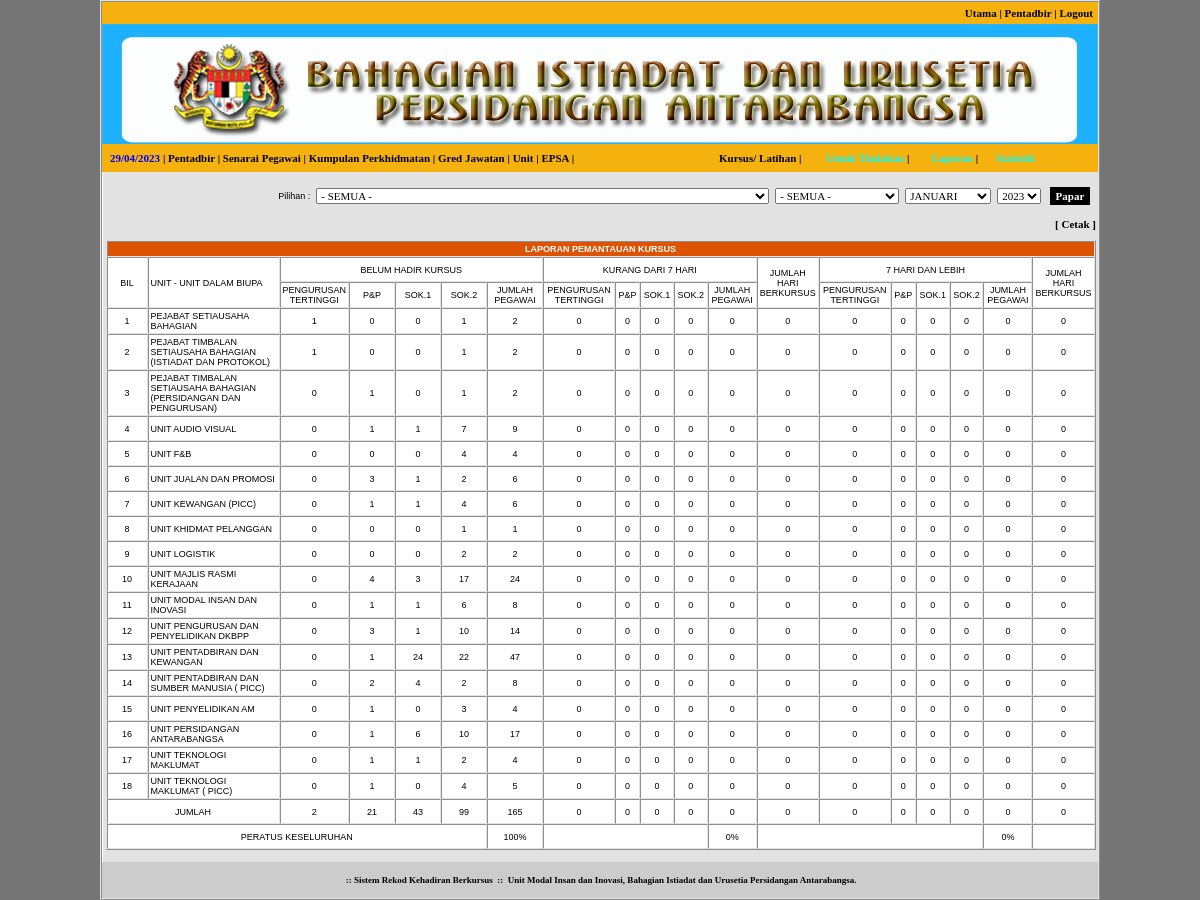
The page /admin/index.php?modul=statistik&menu=hari (signed in) on the database its author committed.
### tables this page shows
CREATE TABLE IF NOT EXISTS `bahagian` (
  `bids` varchar(32) NOT NULL,
  `bdelete` int(1) NOT NULL DEFAULT '1',
  `bahagian` varchar(255) NOT NULL
);

### inc/fungsi.php (called while the page is built, shortened)
<?php
function output1($str) {
	if(!get_magic_quotes_gpc()) {
		$str = stripslashes($str);
	}
	return $str;
}
function kosong($no, $n) {
  return str_pad((int) $no, $n, "0", STR_PAD_LEFT);
}
function bulan($i) {
	$ar1 = array("01","02","03","04","05","06","07","08","09","10","11","12");
	$ar2 = array("JANUARI","FEBRUARI","MAC","APRIL","MEI","JUN","JULAI","OGOS","SEPTEMBER","OKTOBER","NOVEMBER","DISEMBER");
	return str_replace($ar1,$ar2,$i);
}
?>

### tmp/admin/stat_hari.php (the view, shortened to what this page needs)
<table width="995" cellspacing="0" cellpadding="2" border="0">
    <tr>
        <td align="center" valign="top" bgcolor="#E2E2E2">
            <br />
            <?php
			if (!empty($_POST['bahagian'])) { $bahagian = $_POST['bahagian']; }
			else { $bahagian = "ALL"; }
			if (!empty($_POST['status'])) { $status = $_POST['status']; }
			else { $status = "ALL"; }
			if (!empty($_POST['bulan'])) { $bulan = $_POST['bulan']; }
			else { $bulan = 1; }
			if (!empty($_POST['tahun'])) { $tahun = $_POST['tahun']; }
			else { $tahun = date("Y"); }
			?>
            <table width="990" border="0" cellspacing="0" cellpadding="3">
          	<form id="kursus" name="kursus" method="post" action="index.php?modul=statistik&amp;menu=hari">
              <tr bgcolor="#E2E2E2">
                <td width="729" align="right">Pilihan :</td>
                <td width="41" align="right"><select name="bahagian" id="bahagian">
                  <option value="">- SEMUA -</option>
				  <?php
				  $sa = "SELECT * FROM bahagian WHERE bdelete = 1 ORDER BY bahagian ASC";
				  $da = mysql_query($sa);
				  while ($ta = mysql_fetch_array($da)) {
					  if ($ta['bids'] == $bahagian) { $select = 'selected="selected"'; }
					  else { $select = ""; }
					  ?>
                  <?php
				  }
				  ?>
                </select></td>
                <td width="41" align="right"><select name="status" id="status">
                  <option value="">- SEMUA -</option>
                </select></td>
                <td width="41" align="right"><select name="bulan" id="bulan">
                  <?php
				  for ($i = 1; $i <= 12; $i++) {
					  if (kosong($i,2) == $bulan) { $select = 'selected="selected"'; }
					  else { $select = ""; }
					?>
                  	<option value="<?php echo $i; ?>" <?php echo $select; ?>><?php echo bulan(kosong($i,2)); ?></option>
                  <?php
				  }
				  ?>
                </select></td>
                <td width="41" align="center"><select name="tahun" id="tahun">
                	<?php
					for ($i = date("Y")+1; $i >= 2010; $i--) {
						if ($tahun == $i) { $select = 'selected="selected"'; }
						else { $select = ""; }
						?>
                        <option value="<?php echo $i; ?>" <?php echo $select; ?>><?php echo $i; ?></option>
                    <?php
					}
					?>
                </select></td>
                <td width="61" align="center"><input type="submit" name="Submit" id="Submit" value=" Papar " class="button" /></td>
              </tr>
          	</form>
            </table>
          <br />
          <div align="right" class="text1">
             [ <a href="cetak.php?menu=hari<?php if ($bahagian != "ALL") { echo "&bahagian=".$bahagian; } ?><?php if ($status != "ALL") { echo "&status=".$status; } ?>&bulan=<?php echo $bulan; ?>&tahun=<?php echo $tahun; ?>">Cetak</a> ]
          </div>
          <br />
          <table width="990" border="1" cellspacing="0" cellpadding="2" class="text9">
            <tr class="text2">
              <td colspan="19" align="center" valign="middle" bgcolor="#DE5302">LAPORAN PEMANTAUAN KURSUS</td>
            </tr>
            <tr>
              <td width="35" rowspan="2" align="center" valign="middle">BIL</td>
              <td width="126" rowspan="2" align="left" valign="middle">UNIT - UNIT DALAM BIUPA</td>
              <td colspan="5" height="25" align="center" valign="middle">BELUM HADIR KURSUS</td>
              <td colspan="5" align="center" valign="middle">KURANG DARI 7 HARI</td>
              <td width="50" rowspan="2" align="center" valign="middle">JUMLAH HARI BERKURSUS</td>
              <td colspan="5" align="center" valign="middle">7 HARI DAN LEBIH</td>
              <td width="50" rowspan="2" align="center" valign="middle">JUMLAH HARI BERKURSUS</td>
            </tr>
            <tr>
              <td width="40" height="25" align="center" valign="middle">PENGURUSAN<br />
              TERTINGGI</td>
              <td width="40" align="center" valign="middle">P&amp;P</td>
              <td width="40" align="center" valign="middle">SOK.1</td>
              <td width="40" align="center" valign="middle">SOK.2</td>
              <td width="50" align="center" valign="middle">JUMLAH <br />
              PEGAWAI</td>
              <td align="center" valign="middle">PENGURUSAN<br />
TERTINGGI</td>
              <td align="center" valign="middle">P&amp;P</td>
              <td align="center" valign="middle">SOK.1</td>
              <td align="center" valign="middle">SOK.2</td>
              <td align="center" valign="middle">JUMLAH <br />
              PEGAWAI</td>
              <td align="center" valign="middle">PENGURUSAN<br />
TERTINGGI</td>
              <td align="center" valign="middle">P&amp;P</td>
              <td align="center" valign="middle">SOK.1</td>
              <td align="center" valign="middle">SOK.2</td>
              <td align="center" valign="middle">JUMLAH <br />
              PEGAWAI</td>
            </tr>
            <?php
			$s = "SELECT * FROM user
				WHERE ulevel <> 1
				AND usah = 1
				AND udelete = 1
			";
			$s .= "ORDER BY unokp ASC";
			$d = mysql_query($s);
			$staff = mysql_num_rows($d);
			$sa = "SELECT * FROM bahagian
				WHERE bdelete = 1
			";
			$sa .= "ORDER BY bahagian ASC";
			$da = mysql_query($sa);
			$tpt1 = 0;
			$tpt2 = 0;
			$tpt3 = 0;
			$tpp1 = 0;
			$tpp2 = 0;
			$tpp3 = 0;
			$tsp1 = 0;
			$tsp2 = 0;
			$tsp3 = 0;
			$tsk1 = 0;
			$tsk2 = 0;
			$tsk3 = 0;
			$ttk2 = 0;
			$ttk3 = 0;
			while ($ta = mysql_fetch_array($da)) {
				$n = $n + 1;
				$pt1 = 0;
				$pt2 = 0;
				$pt3 = 0;
				$pp1 = 0;
				$pp2 = 0;
				$pp3 = 0;
				$sp1 = 0;
				$sp2 = 0;
				$sp3 = 0;
				$sk1 = 0;
				$sk2 = 0;
				$sk3 = 0;
				$tk2 = 0;
				$tk3 = 0;
				?>
                <tr>
                  <td height="25" align="center" valign="middle"><?php echo $n; ?></td>
                  <td align="left" valign="middle"><?php echo output1($ta['bahagian']); ?></td>
                  <?php
				  $s = "SELECT u.*, p.*
				  	FROM user AS u, kumpulan AS p
				  	WHERE u.pids = p.pids
					AND p.kumpulan = 'PENGURUSAN TERTINGGI'
					AND u.ulevel <> 1
					AND u.usah = 1
					AND u.udelete = 1
					AND u.bids = '" . input2($ta['bids']) . "'
					ORDER BY u.unokp ASC
				  ";
				  $d = mysql_query($s);
				  while ($t = mysql_fetch_array($d)) {
					  $kursus = 0;
					  $sesi = 0;
					  $kendiri = 0;
						$total = $kursus + $sesi + $kendiri;
						if ($total < 1) {
							$pt1 = $pt1 + 1;
							$tpt1 = $tpt1 + 1;
						}
						elseif ($total >= 1 && $total < 43) {
							$pt2 = $pt2 + 1;
							$tpt2 = $tpt2 + 1;
							$tk2 = $tk2 + $total;
							$ttk2 = $ttk2 + floor($total / 6);
						}
						elseif ($total >= 43 ) {
							$pt3 = $pt3 + 1;
							$tpt3 = $tpt3 + 1;
							$tk3 = $tk3 + $total;
							$ttk3 = $ttk3 + floor($total / 6);
						}
				  }
				  $s = "SELECT u.*, p.*
				  	FROM user AS u, kumpulan AS p
				  	WHERE u.pids = p.pids
					AND p.kumpulan = 'PENGURUSAN &amp; PROFESIONAL'
					AND u.ulevel <> 1
					AND u.usah = 1
					AND u.udelete = 1
					AND u.bids = '" . input2($ta['bids']) . "'
					ORDER BY u.unokp ASC
				  ";
				  $d = mysql_query($s);
				  while ($t = mysql_fetch_array($d)) {
					  $kursus = 0;
					  $sesi = 0;
					  $kendiri = 0;
						$total = $kursus + $sesi + $kendiri;
						if ($total < 1) {
							$pp1 = $pp1 + 1;
							$tpp1 = $tpp1 + 1;
						}
						elseif ($total >= 1 && $total < 43) {
							$pp2 = $pp2 + 1;
							$tpp2 = $tpp2 + 1;
							$tk2 = $tk2 + $total;
							$ttk2 = $ttk2 + floor($total / 6);
						}
						elseif ($total >= 43 ) {
							$pp3 = $pp3 + 1;
							$tpp3 = $tpp3 + 1;
							$tk3 = $tk3 + $total;
							$ttk3 = $ttk3 + floor($total / 6);
						}
				  }
				  $s = "SELECT u.*, p.*
				  	FROM user AS u, kumpulan AS p
				  	WHERE u.pids = p.pids
					AND p.kumpulan = 'SOKONGAN I'
					AND u.ulevel <> 1
					AND u.usah = 1
					AND u.udelete = 1
					AND u.bids = '" . input2($ta['bids']) . "'
					ORDER BY u.unokp ASC
				  ";
				  $d = mysql_query($s);
				  while ($t = mysql_fetch_array($d)) {
					  $kursus = 0;
					  $sesi = 0;
					  $kendiri = 0;
						$total = $kursus + $sesi + $kendiri;
						if ($total < 1) {
							$sp1 = $sp1 + 1;
							$tsp1 = $tsp1 + 1;
						}
						elseif ($total >= 1 && $total < 43) {
							$sp2 = $sp2 + 1;
							$tsp2 = $tsp2 + 1;
							$tk2 = $tk2 + $total;
							$ttk2 = $ttk2 + floor($total / 6);
						}
						elseif ($total >= 43 ) {
							$sp3 = $sp3 + 1;
							$tsp3 = $tsp3 + 1;
							$tk3 = $tk3 + $total;
							$ttk3 = $ttk3 + floor($total / 6);
						}
				  }
				  $s = "SELECT u.*, p.*
				  	FROM user AS u, kumpulan AS p
				  	WHERE u.pids = p.pids
					AND p.kumpulan = 'SOKONGAN II'
					AND u.ulevel <> 1
					AND u.usah = 1
					AND u.udelete = 1
					AND u.bids = '" . input2($ta['bids']) . "'
					ORDER BY u.unokp ASC
				  ";
				  $d = mysql_query($s);
				  while ($t = mysql_fetch_array($d)) {
					  $kursus = 0;
					  $sesi = 0;
					  $kendiri = 0;
						$total = $kursus + $sesi + $kendiri;
						if ($total < 1) {
							$sk1 = $sk1 + 1;
							$tsk1 = $tsk1 + 1;
						}
						elseif ($total >= 1 && $total < 43) {
							$sk2 = $sk2 + 1;
							$tsk2 = $tsk2 + 1;
							$tk2 = $tk2 + $total;
							$ttk2 = $ttk2 + floor($total / 6);
						}
						elseif ($total >= 43 ) {
							$sk3 = $sk3 + 1;
							$tsk3 = $tsk3 + 1;
							$tk3 = $tk3 + $total;
							$ttk3 = $ttk3 + floor($total / 6);
						}
				  }
				  ?>
                  <td align="center" valign="middle"><?php echo $pt1; ?></td>
                  <td align="center" valign="middle"><?php echo $pp1; ?></td>
                  <td align="center" valign="middle"><?php echo $sp1; ?></td>
                  <td align="center" valign="middle"><?php echo $sk1; ?></td>
                  <td align="center" valign="middle">
                  	<?php
					echo ($pt1 + $pp1 + $sp1 + $sk1);
					?>
                  </td>
                  <td align="center" valign="middle"><?php echo $pt2; ?></td>
                  <td align="center" valign="middle"><?php echo $pp2; ?></td>
                  <td align="center" valign="middle"><?php echo $sp2; ?></td>
                  <td align="center" valign="middle"><?php echo $sk2; ?></td>
                  <td align="center" valign="middle">
                  	<?php
					echo ($pt2 + $pp2 + $sp2 + $sk2);
					?>
                  </td>
                  <td align="center" valign="middle"><?php echo floor($tk2 / 6); ?></td>
                  <td align="center" valign="middle"><?php echo $pt3; ?></td>
                  <td align="center" valign="middle"><?php echo $pp3; ?></td>
                  <td align="center" valign="middle"><?php echo $sp3; ?></td>
                  <td align="center" valign="middle"><?php echo $sk3; ?></td>
                  <td align="center" valign="middle">
                  	<?php
					echo $pt3 + $pp3 + $sp3 + $sk3;
					?>
                  </td>
                  <td align="center" valign="middle"><?php echo floor($tk3 / 6); ?></td>
                </tr>
            <?php
			}
			?>
            <tr>
              <td colspan="2" height="25" align="center" valign="middle">JUMLAH</td>
              <td align="center" valign="middle"><?php echo $tpt1; ?></td>
              <td align="center" valign="middle"><?php echo $tpp1; ?></td>
              <td align="center" valign="middle"><?php echo $tsp1; ?></td>
              <td align="center" valign="middle"><?php echo $tsk1; ?></td>
              <td align="center" valign="middle">
                <?php
                echo $tpt1 + $tpp1 + $tsp1 + $tsk1;
                ?>
              </td>
              <td align="center" valign="middle"><?php echo $tpt2; ?></td>
              <td align="center" valign="middle"><?php echo $tpp2; ?></td>
              <td align="center" valign="middle"><?php echo $tsp2; ?></td>
              <td align="center" valign="middle"><?php echo $tsk2; ?></td>
              <td align="center" valign="middle">
                <?php
                echo $tpt2 + $tpp2 + $tsp2 + $tsk2;
                ?>
              </td>
                  <td align="center" valign="middle"><?php echo $ttk2; ?></td>
              <td align="center" valign="middle"><?php echo $tpt3; ?></td>
              <td align="center" valign="middle"><?php echo $tpp3; ?></td>
              <td align="center" valign="middle"><?php echo $tsp3; ?></td>
              <td align="center" valign="middle"><?php echo $tsk3; ?></td>
              <td align="center" valign="middle">
                <?php
                echo $tpt3 + $tpp3 + $tsp3 + $tsk3;
                ?>
              </td>
                  <td align="center" valign="middle"><?php echo $ttk3; ?></td>
            </tr>
            <tr>
              <td colspan="6" height="25" align="center" valign="middle">PERATUS KESELURUHAN</td>
              <td align="center" valign="middle">
			  	<?php
				if ($staff >= 1) {
					echo round(($tpt1 + $tpp1 + $tsp1 + $tsk1) / $staff * 100)."%";
				}
				else { echo "0"; }
				?>
              </td>
              <td colspan="4" align="center" valign="middle">&nbsp;</td>
              <td align="center" valign="middle">
			  	<?php
				if ($staff >= 1) {
					echo round(($tpt2 + $tpp2 + $tsp2 + $tsk2) / $staff * 100)."%";
				}
				else { echo "0"; }
				?>
              </td>
              <td colspan="5" align="center" valign="middle">&nbsp;</td>
              <td align="center" valign="middle">
			  	<?php
				if ($staff >= 1) {
					echo round(($tpt3 + $tpp3 + $tsp3 + $tsk3) / $staff * 100)."%";
				}
				else { echo "0"; }
				?>
              </td>
              <td align="center" valign="middle">&nbsp;</td>
            </tr>
          </table>
      <br /></td>
    </tr>
</table>

### files/latihan.css (style rules this page uses)
BODY { background: #757575; color: #000000; font-size: 11px; font-family: Tahoma, Verdana; }
A:link { color: #000000; text-decoration: none; font-family: Tahoma, Verdana; }
TABLE { font-size: 11px; font-family: Tahoma, Verdana; background: #FFFFFF; border-color: #E2E2E2; }
SELECT { font-size: 11px; font-family: Tahoma, Verdana; }
.text1 { font-family: Tahoma, Verdana; font-size: 11px; font-weight: bold; }
.text2 { font-family: Tahoma, Verdana; font-size: 12px; font-weight: bold; color: #FFFFFF; }
.text9 { font-size: 8px; }
.button { color: #FFFFFF; font-family: Tahoma, Verdana; font-size: 11px; font-weight: bold; border: 1px solid black; background: #000000; padding: 2px; }

### rows shown on the page
bahagian: bahagian "PEJABAT SETIAUSAHA BAHAGIAN", pt1 "1", pp1 "0", sp1 "0", sk1 "1", sk1 "2", pt2 "0", pp2 "0", sp2 "0", sk2 "0", tk2 "0", pt3 "0", pp3 "0", sp3 "0", sk3 "0", tk3 "0"
bahagian: bahagian "PEJABAT TIMBALAN SETIAUSAHA BAHAGIAN (ISTIADAT DAN PROTOKOL)", pt1 "1", pp1 "0", sp1 "0", sk1 "1", sk1 "2", pt2 "0", pp2 "0", sp2 "0", sk2 "0", tk2 "0", pt3 "0", pp3 "0", sp3 "0", sk3 "0", tk3 "0"
bahagian: bahagian "PEJABAT TIMBALAN SETIAUSAHA BAHAGIAN (PERSIDANGAN DAN PENGURUSAN)", pt1 "0", pp1 "1", sp1 "0", sk1 "1", sk1 "2", pt2 "0", pp2 "0", sp2 "0", sk2 "0", tk2 "0", pt3 "0", pp3 "0", sp3 "0", sk3 "0", tk3 "0"
bahagian: bahagian "UNIT AUDIO VISUAL", pt1 "0", pp1 "1", sp1 "1", sk1 "7", sk1 "9", pt2 "0", pp2 "0", sp2 "0", sk2 "0", tk2 "0", pt3 "0", pp3 "0", sp3 "0", sk3 "0", tk3 "0"
bahagian: bahagian "UNIT F&B", pt1 "0", pp1 "0", sp1 "0", sk1 "4", pt2 "0", pp2 "0", sp2 "0", sk2 "0", tk2 "0", pt3 "0", pp3 "0", sp3 "0", sk3 "0", tk3 "0"
bahagian: bahagian "UNIT JUALAN DAN PROMOSI", pt1 "0", pp1 "3", sp1 "1", sk1 "2", sk1 "6", pt2 "0", pp2 "0", sp2 "0", sk2 "0", tk2 "0", pt3 "0", pp3 "0", sp3 "0", sk3 "0", tk3 "0"
bahagian: bahagian "UNIT KEWANGAN (PICC)", pt1 "0", pp1 "1", sp1 "1", sk1 "4", sk1 "6", pt2 "0", pp2 "0", sp2 "0", sk2 "0", tk2 "0", pt3 "0", pp3 "0", sp3 "0", sk3 "0", tk3 "0"
bahagian: bahagian "UNIT KHIDMAT PELANGGAN", pt1 "0", pp1 "0", sp1 "0", sk1 "1", pt2 "0", pp2 "0", sp2 "0", sk2 "0", tk2 "0", pt3 "0", pp3 "0", sp3 "0", sk3 "0", tk3 "0"
bahagian: bahagian "UNIT LOGISTIK", pt1 "0", pp1 "0", sp1 "0", sk1 "2", pt2 "0", pp2 "0", sp2 "0", sk2 "0", tk2 "0", pt3 "0", pp3 "0", sp3 "0", sk3 "0", tk3 "0"
bahagian: bahagian "UNIT MAJLIS RASMI KERAJAAN", pt1 "0", pp1 "4", sp1 "3", sk1 "17", sk1 "24", pt2 "0", pp2 "0", sp2 "0", sk2 "0", tk2 "0", pt3 "0", pp3 "0", sp3 "0", sk3 "0", tk3 "0"
bahagian: bahagian "UNIT MODAL INSAN DAN INOVASI", pt1 "0", pp1 "1", sp1 "1", sk1 "6", sk1 "8", pt2 "0", pp2 "0", sp2 "0", sk2 "0", tk2 "0", pt3 "0", pp3 "0", sp3 "0", sk3 "0", tk3 "0"
bahagian: bahagian "UNIT PENGURUSAN DAN PENYELIDIKAN DKBPP", pt1 "0", pp1 "3", sp1 "1", sk1 "10", sk1 "14", pt2 "0", pp2 "0", sp2 "0", sk2 "0", tk2 "0", pt3 "0", pp3 "0", sp3 "0", sk3 "0", tk3 "0"
bahagian: bahagian "UNIT PENTADBIRAN DAN KEWANGAN", pt1 "0", pp1 "1", sp1 "24", sk1 "22", sk1 "47", pt2 "0", pp2 "0", sp2 "0", sk2 "0", tk2 "0", pt3 "0", pp3 "0", sp3 "0", sk3 "0", tk3 "0"
bahagian: bahagian "UNIT PENTADBIRAN DAN SUMBER MANUSIA ( PICC)", pt1 "0", pp1 "2", sp1 "4", sk1 "2", sk1 "8", pt2 "0", pp2 "0", sp2 "0", sk2 "0", tk2 "0", pt3 "0", pp3 "0", sp3 "0", sk3 "0", tk3 "0"
bahagian: bahagian "UNIT PENYELIDIKAN AM", pt1 "0", pp1 "1", sp1 "0", sk1 "3", sk1 "4", pt2 "0", pp2 "0", sp2 "0", sk2 "0", tk2 "0", pt3 "0", pp3 "0", sp3 "0", sk3 "0", tk3 "0"
bahagian: bahagian "UNIT PERSIDANGAN ANTARABANGSA", pt1 "0", pp1 "1", sp1 "6", sk1 "10", sk1 "17", pt2 "0", pp2 "0", sp2 "0", sk2 "0", tk2 "0", pt3 "0", pp3 "0", sp3 "0", sk3 "0", tk3 "0"
bahagian: bahagian "UNIT TEKNOLOGI MAKLUMAT", pt1 "0", pp1 "1", sp1 "1", sk1 "2", sk1 "4", pt2 "0", pp2 "0", sp2 "0", sk2 "0", tk2 "0", pt3 "0", pp3 "0", sp3 "0", sk3 "0", tk3 "0"
bahagian: bahagian "UNIT TEKNOLOGI MAKLUMAT ( PICC)", pt1 "0", pp1 "1", sp1 "0", sk1 "4", sk1 "5", pt2 "0", pp2 "0", sp2 "0", sk2 "0", tk2 "0", pt3 "0", pp3 "0", sp3 "0", sk3 "0", tk3 "0"

### other values the page prints
$tpt1 "2"
$tpp1 "21"
$tsp1 "43"
$tsk1 "99"
$tpt1 + $tpp1 + $tsp1 + $tsk1 "165"
$tpt2 "0"
$tpp2 "0"
$tsp2 "0"
$tsk2 "0"
$tpt2 + $tpp2 + $tsp2 + $tsk2 "0"
$ttk2 "0"
$tpt3 "0"
$tpp3 "0"
$tsp3 "0"
$tsk3 "0"
